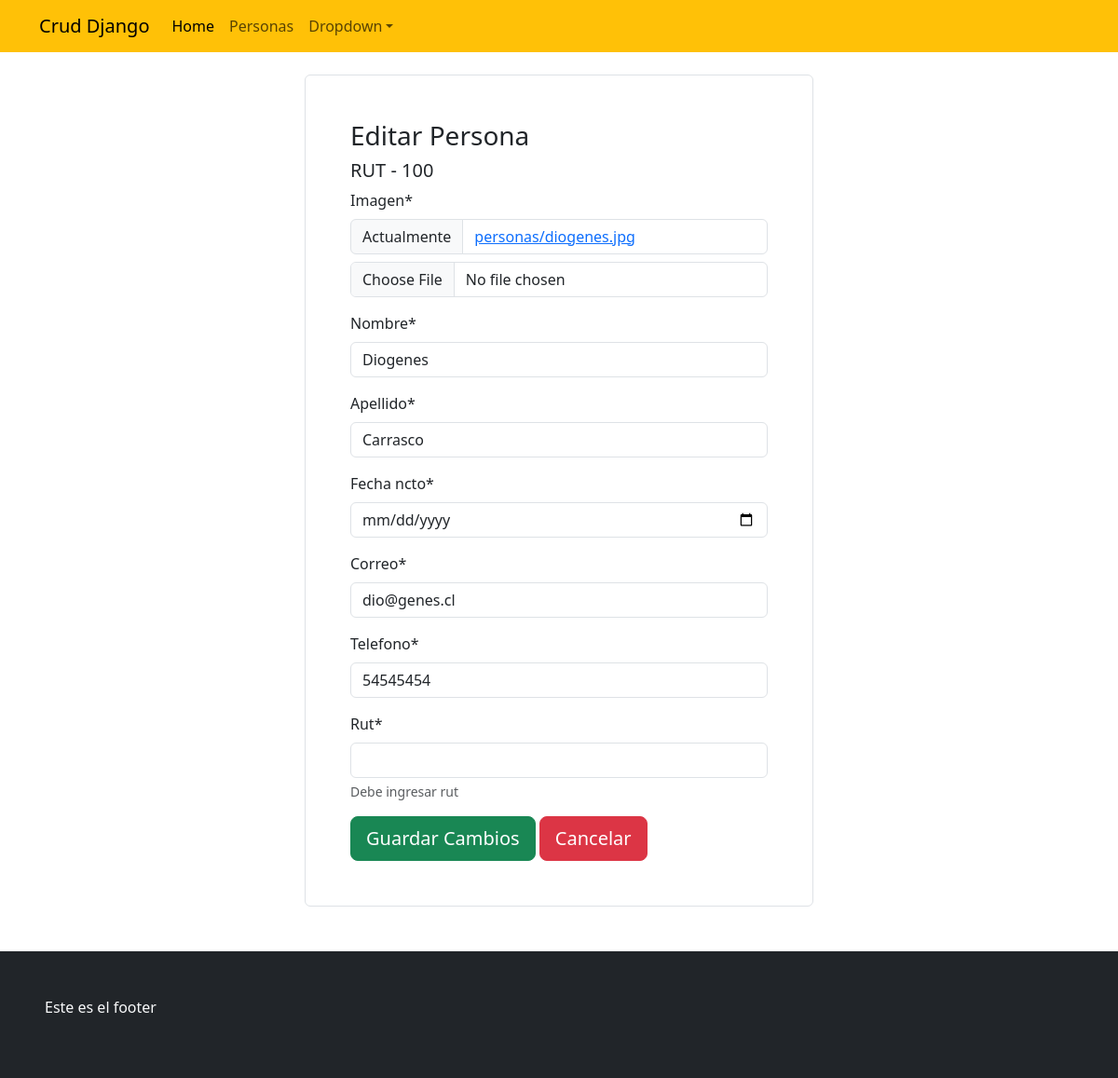
Page /modificarpersona/100 on the committed database.
### appcrud/models.py (models this page shows, shortened)
class Persona(models.Model):
    rut=models.CharField(max_length=10,primary_key=True, null=False)
    nombre=models.CharField(max_length=50,null=False)
    apellido=models.CharField(max_length=50, null=False)
    fecha_ncto=models.DateField(verbose_name='Fecha de Nacimiento',error_messages='ta malo')
    correo=models.EmailField(error_messages='coloca bien el correo...')
    telefono=models.IntegerField()
    imagen=models.ImageField(upload_to='personas',null=True)

### appcrud/views.py (the view)
# urls.py: path('modificarpersona/<id>',modificarpersona, name='modificarpersona'),
def modificarpersona(request, id):
    persona=get_object_or_404(Persona,rut=id)
    form=UpdatePersonaForm(instance=persona)
    datos={
        "form":form,
        "persona":persona
    }
    if request.method=="POST":
        form=UpdatePersonaForm(data=request.POST, files=request.FILES, instance=persona)
        if form.is_valid():
            form.save()
            return redirect(to='personas')
    return render(request,'appcrud/modificarpersona.html',datos)

### appcrud/forms.py
class UpdatePersonaForm(forms.ModelForm):
    rut=forms.CharField(max_length=10,
                        error_messages={"required":"Ingrese rut sin puntos y con guión ej.:12345678-9"},
                        help_text="Debe ingresar rut")
    fecha_ncto=forms.DateField(widget=forms.DateInput(attrs={'type': 'date'}))
    class Meta:
        model = Persona
        fields = ['imagen','nombre', 'apellido','fecha_ncto', 'correo','telefono']

### appcrud/templates/appcrud/modificarpersona.html (shortened to what this page needs)
{% extends "appcrud/base.html" %}
{% load static %}
{% load crispy_forms_tags %}
{% block contenido %}
<div class="container">
    <div class='mt-4 mb-5'>
        <div class="row">
            <div class="col-lg-3"></div>
            <div class="col-lg-6">
                <div class="p-5 border rounded">
                    <h3>Editar Persona</h3>
                    <h5>RUT - {{persona.rut}}</h5>
                    <form action="" method="post" enctype="multipart/form-data">
                       {{form | crispy}}
                        <div class="mt-3">
                            <input type="submit" value="Guardar Cambios" class="btn btn-success btn-lg">
                            <a href="{% url "personas" %}"><input type="button" value="Cancelar" class="btn btn-danger btn-lg"></a>
                        </div>
                    </form>
                </div>
            </div>
            <div class="col-lg-3"></div>
        </div>
    </div>
</div>
{% endblock contenido %}

### rows in the picture
Persona: rut "100", nombre "Diogenes", apellido "Carrasco", correo "dio@genes.cl", telefono "54545454"
